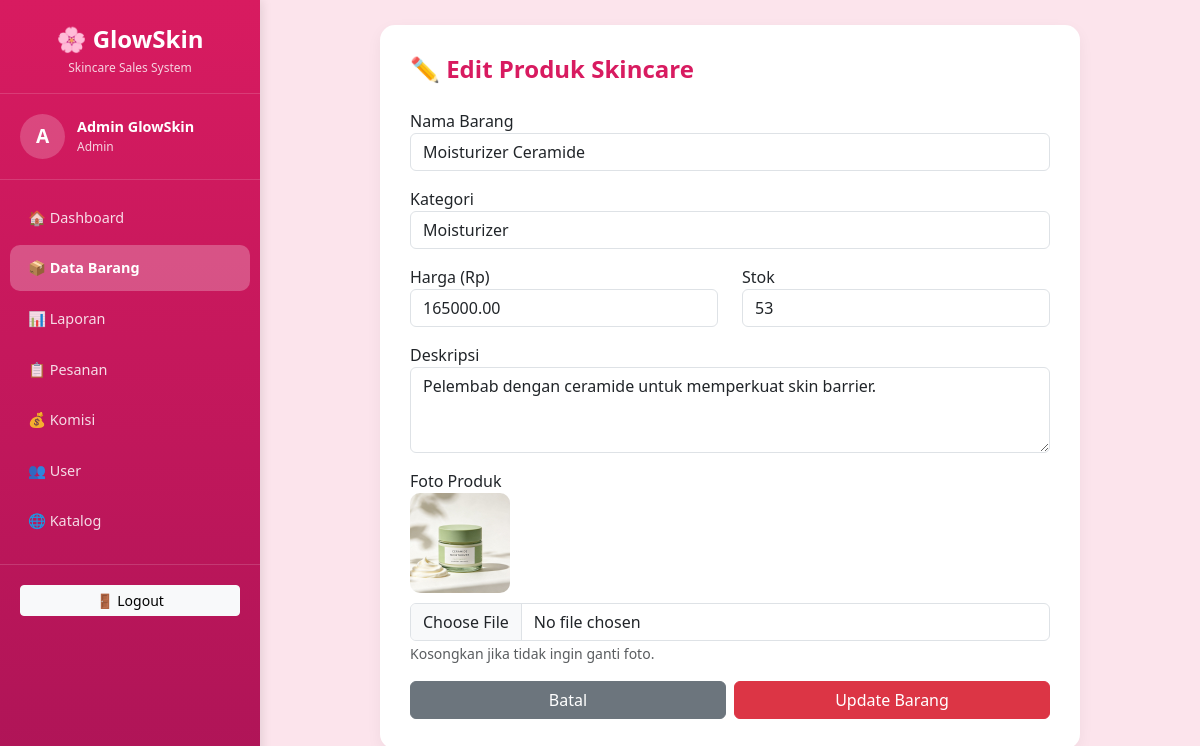
The app's page /views/barang/edit.php?id=14 (signed in) with its own data.
### tables this page shows
CREATE TABLE `barang` (
  `id_barang` int(11) NOT NULL,
  `nama_barang` varchar(150) NOT NULL,
  `kategori` varchar(50) DEFAULT NULL,
  `harga` decimal(12,2) NOT NULL,
  `stok` int(11) NOT NULL,
  `gambar` varchar(255) DEFAULT NULL,
  `deskripsi` text DEFAULT NULL,
  `created_at` timestamp NOT NULL DEFAULT current_timestamp()
);

### views/barang/edit.php (the view, shortened to what this page needs)
<?php
require_once '../../config/koneksi.php';
$id = $_GET['id'];
$query = mysqli_query($koneksi, "SELECT * FROM barang WHERE id_barang = '$id'");
$barang = mysqli_fetch_assoc($query);
?>
<!DOCTYPE html>
<html lang="id">
<head>
    <link href="https://cdn.jsdelivr.net/npm/bootstrap@5.3.0/dist/css/bootstrap.min.css" rel="stylesheet">
</head>
<body>
<?php include '../partials/sidebar.php'; ?>
<div class="main-content">
    <div class="page-card">
        <h4>✏️ Edit Produk Skincare</h4>
        <form action="../../controllers/BarangController.php?aksi=edit" method="POST" enctype="multipart/form-data">
            <div class="mb-3">
                <label>Nama Barang</label>
                <input type="text" name="nama_barang" class="form-control" value="<?= htmlspecialchars($barang['nama_barang']); ?>" required>
            </div>
            <div class="mb-3">
                <label>Kategori</label>
                <input type="text" name="kategori" class="form-control" value="<?= htmlspecialchars($barang['kategori']); ?>" required>
            </div>
            <div class="row">
                <div class="col-md-6 mb-3">
                    <label>Harga (Rp)</label>
                    <input type="number" name="harga" class="form-control" value="<?= $barang['harga']; ?>" required>
                </div>
                <div class="col-md-6 mb-3">
                    <label>Stok</label>
                    <input type="number" name="stok" class="form-control" value="<?= $barang['stok']; ?>" required>
                </div>
            </div>
            <div class="mb-3">
                <label>Deskripsi</label>
                <textarea name="deskripsi" class="form-control" rows="3"><?= htmlspecialchars($barang['deskripsi']); ?></textarea>
            </div>
            <div class="mb-3">
                <label>Foto Produk</label><br>
                <?php if ($barang['gambar'] && file_exists('../../public/uploads/' . $barang['gambar'])): ?>
                    <img src="/sistem_skincare/public/uploads/<?= $barang['gambar']; ?>" class="preview-img">
                <?php else: ?>
                    <p class="text-muted small">Belum ada foto.</p>
                <?php endif; ?>
                <input type="file" name="gambar" class="form-control" accept="image/*">
                <small class="text-muted">Kosongkan jika tidak ingin ganti foto.</small>
            </div>
            <div class="d-flex gap-2">
                <a href="index.php" class="btn btn-secondary w-50">Batal</a>
                <button type="submit" class="btn btn-danger w-50">Update Barang</button>
            </div>
        </form>
    </div>
</div>
</body>
</html>

### views/barang/edit.php (style rules this page uses)
.page-card { border: none; border-radius: 15px; box-shadow: 0 5px 15px rgba(0,0,0,0.05); padding: 30px; background: white; max-width: 700px; margin: auto; }
.page-card h4 { color: #d81b60; font-weight: bold; margin-bottom: 25px; }
.preview-img { width: 100px; height: 100px; object-fit: cover; border-radius: 10px; margin-bottom: 10px; }

### views/partials/sidebar.php (style rules this page uses)
* { box-sizing: border-box; }
html, body { margin: 0; padding: 0; width: 100%; overflow-x: hidden; }
body { background-color: #fce4ec; font-family: 'Segoe UI', sans-serif; }
.main-content { margin-left: 260px; padding: 25px; min-height: 100vh; max-width: calc(100% - 260px); overflow-x: hidden; }
.page-card, .kasir-card { border: none; border-radius: 15px; box-shadow: 0 5px 15px rgba(0,0,0,0.05); background: white; }

### records on screen
barang: nama_barang "Moisturizer Ceramide", kategori "Moisturizer", harga "165000.00", stok "53", deskripsi "Pelembab dengan ceramide untuk memperkuat skin barrier.", gambar (picture)

### other values on screen
$inisial "A"
$_SESSION['nama_lengkap'] "Admin GlowSkin"
$_SESSION['role'] "Admin"
